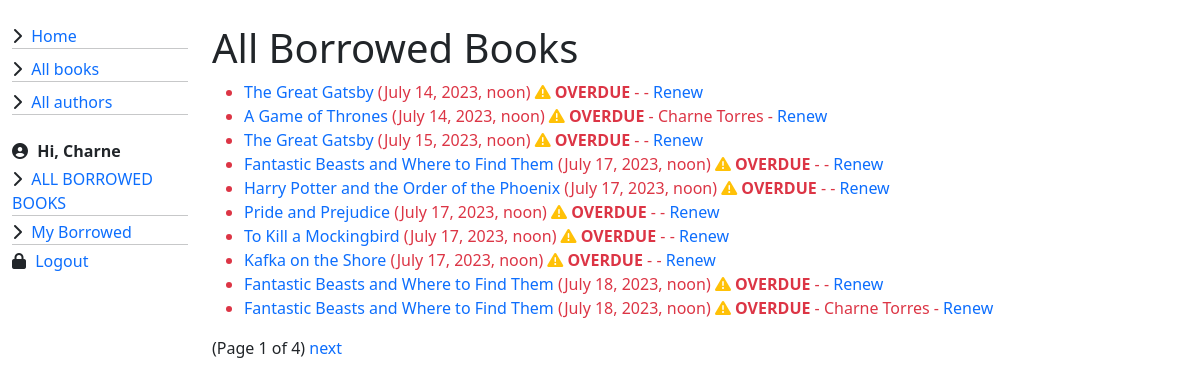
Screenshot of /catalog/all_borrowed_books/ (signed in) with the database file from the repository.
### catalog/models.py (models this page shows, shortened)
class BookInstance(models.Model):
    id = models.UUIDField(primary_key=True, default=uuid.uuid4,
                          help_text="Unique ID for this particular book across whole library")
    book = models.ForeignKey("book", on_delete=models.RESTRICT, null=True)
    imprint = models.CharField(max_length=400)
    due_back = models.DateTimeField(null=True, blank=True)
    borrower = models.ForeignKey(User, on_delete=models.SET_NULL, null=True, blank=True)
    LOAN_STATUS = (
        ("m", "Maintenance"),
        ("o", "On loan"),
        ("a", "Available"),
        ("r", "Reserved"),
    )
    status = models.CharField(
        max_length=1,
        choices=LOAN_STATUS,
        blank=True,
        default="m",
        help_text="Book availability",
    )
    @property
    def is_overdue(self):
        return bool(self.due_back.replace(tzinfo=None) and datetime.today() > self.due_back.replace(tzinfo=None))
    class Meta:
        ordering = ["due_back"]
        permissions = (("can_mark_returned", "Set book as returned"),)

class Book(models.Model):
    title = models.CharField(max_length=200)
    author = models.ForeignKey("Author", on_delete=models.SET_NULL, null=True)
    summary = models.TextField(
        max_length=1000, help_text="Enter a brief description of the book")
    isbn = models.CharField("ISBN", max_length=13, unique=True,
                            help_text="13 Character <a href='https://www.isbn-international.org/content/what-isbn'>ISBN number</a>")
    genre = models.ManyToManyField(
        Genre,
        help_text="Select a genre for this book")
    language = models.ForeignKey(
        "Language",
        on_delete=models.SET_NULL,
        null=True)
    def display_genre(self):
        """Create a string for the Genre. This is required to display the genre in Admin."""
        return ", ".join(genre.name for genre in self.genre.all()[:3])
    display_genre.short_description = "Genre"
    class Meta:
        ordering = ["title"]

### catalog/views.py (the view)
# urls.py: path('all_borrowed_books/', views.LoanedBooksListView.as_view(), name='all-borrowed'),
class LoanedBooksListView(LoginRequiredMixin, generic.ListView):
    model = BookInstance
    template_name = 'catalog/bookinstance_list_borrowed_all.html'
    paginate_by = 10
    def get_queryset(self):
        return (
            BookInstance.objects.all().filter(
                status__exact='o').order_by('due_back')
        )

### catalog/templates/catalog/bookinstance_list_borrowed_all.html (shortened to what this page needs)
{% extends "base_generic.html" %}
{% block content %}
    <h1>All Borrowed Books</h1>
    {% if perms.catalog.can_mark_returned %}
    {% if bookinstance_list %}
        <ul>
            {% for bookinst in bookinstance_list %}
                <li class="{% if bookinst.is_overdue %}text-danger{% endif %}">
                    <a href="{% url 'book-detail' bookinst.book.pk %}">
                        {{ bookinst.book.title }}
                    </a> ({{ bookinst.due_back }})
                    {% if bookinst.is_overdue %}
                        <strong><i class="fa-solid fa-triangle-exclamation text-warning"></i> OVERDUE
                        </strong> {% endif %} -
                        {% if bookinst.borrower.first_name %}
                            {{ bookinst.borrower.first_name }}
                            {{ bookinst.borrower.last_name }}
                        {% else %}
                            {{ bookinst.borrower.username }}
                        {% endif %}
                    {% if perms.catalog.can_mark_returned %}
                    - <a href="{% url 'renew-book-librarian' bookinst.id %}">Renew</a>
                    {% endif %}
                </li>
            {% endfor %}
        </ul>
    {% else %}
        <p>You have no books borrowed.</p>
    {% endif %}
    {% else %}
    <p>You are not authorized to view this page.</p>
    {% endif %}
{% endblock %}

### catalog/templates/base_generic.html (shortened to what this page needs)
<!DOCTYPE html>
<html lang="en">
<head>
    <link
      href="https://cdn.jsdelivr.net/npm/bootstrap@5.1.3/dist/css/bootstrap.min.css"
      rel="stylesheet"
 />
    {% load static %}
    <link rel="stylesheet" href="{% static 'css/styles.css' %}" />
    <link rel="stylesheet" href="https://cdnjs.cloudflare.com/ajax/libs/font-awesome/6.4.0/css/all.min.css" />
</head>
<body>
   <div class="container-fluid mt-4">
    <div class="row">
        <div class="col-sm-2">
            {% block sidebar %}
                <ul class="sidebar-nav">
                    <li><li><i class="fa-solid fa-chevron-right icon"></i> <a href="{% url 'index' %}">Home</a></li>
                    <hr class="mt-0 mb-2">
                    <li><i class="fa-solid fa-chevron-right icon"></i> <a href="{% url 'books' %}">All books</a></li>
                    <hr class="mt-0 mb-2">
                    <li><li><i class="fa-solid fa-chevron-right icon"></i> <a href="{% url 'authors' %}">All authors</a></li>
                    <hr class="mt-0 mb-2">
                    {% if user.is_authenticated %}
                        <li class="mb-1 mt-4"><i class="fa-solid fa-circle-user icon"></i>
                        <strong>
                            Hi,
                            {% if user.first_name %}
                                {{ user.first_name }}
                            {% else %}
                                {{ user.username }}
                            {% endif %}
                        </strong>
                        </li>
                        {% if perms.catalog.can_mark_returned %}
                            <li><i class="fa-solid fa-chevron-right icon"></i> <a href="{% url 'all-borrowed' %}">ALL BORROWED BOOKS</a></li>
                            <hr class="mt-0 mb-1">
                        {% endif %}
                        <li><i class="fa-solid fa-chevron-right icon"></i> <a href="{% url 'my-borrowed' %}">My Borrowed</a></li>
                        <hr class="mt-0 mb-1">
                        <li><i class="fa-solid fa-lock icon"></i> <a href="{% url 'logout' %}?next={{ request.path }}">Logout</a></li>
                    {% else %}
                        <li><i class="fa-solid fa-lock icon"></i> <a href="{% url 'login' %}?next={{ request.path }}">Login</a></li>
                    {% endif %}
                </ul>
            {% endblock %}
        </div>
        <div class="col-sm-10">
            {% block content %}
            {% endblock %}
            {% block pagination %}
                {% if is_paginated %}
                    <div class="pagination">
                        <span class="page-links">
                            <span class="page-current">
                                (Page {{ page_obj.number }} of {{ page_obj.paginator.num_pages }})
                            </span>
                            {% if page_obj.has_next %}
                                <a href="{{ request.path }}?page={{ page_obj.next_page_number }}">next</a>
                            {% endif %}
                        </span>
                    </div>
                {% endif %}
            {% endblock %}
        </div>
    </div>
   </div>
</body>
</html>

### catalog/static/css/styles.css (style rules this page uses)
.sidebar-nav { padding: 0; list-style: none; }
a { text-decoration: none; }
.icon { margin-right: 5px; }

### rows the page displays
BookInstance: book "The Great Gatsby", due_back "July 14, 2023, noon", shows "OVERDUE"
BookInstance: book "A Game of Thrones", due_back "July 14, 2023, noon", shows "OVERDUE", borrower.first_name "Charne", borrower.last_name "Torres"
BookInstance: book "The Great Gatsby", due_back "July 15, 2023, noon", shows "OVERDUE"
BookInstance: book "Fantastic Beasts and Where to Find Them", due_back "July 17, 2023, noon", shows "OVERDUE"
BookInstance: book "Harry Potter and the Order of the Phoenix", due_back "July 17, 2023, noon", shows "OVERDUE"
BookInstance: book "Pride and Prejudice", due_back "July 17, 2023, noon", shows "OVERDUE"
BookInstance: book "To Kill a Mockingbird", due_back "July 17, 2023, noon", shows "OVERDUE"
BookInstance: book "Kafka on the Shore", due_back "July 17, 2023, noon", shows "OVERDUE"
BookInstance: book "Fantastic Beasts and Where to Find Them", due_back "July 18, 2023, noon", shows "OVERDUE"
BookInstance: book "Fantastic Beasts and Where to Find Them", due_back "July 18, 2023, noon", shows "OVERDUE", borrower.first_name "Charne", borrower.last_name "Torres"

### other values shown
{{ user.first_name }} "Charne"
{{ page_obj.number }} "1"
{{ page_obj.paginator.num_pages }} "4"
